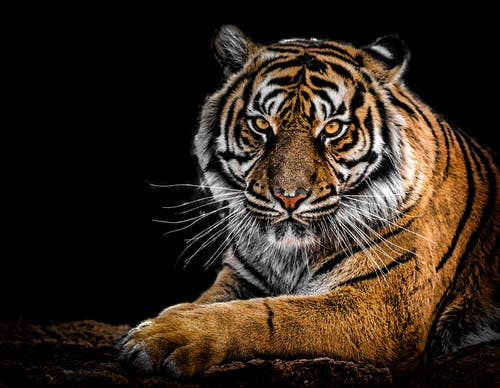
#> input picture images/tier.jpeg, 500 x 388 px, found by its file name
$ python thresh.py
#> lines starting #> are read from the running program, lines starting #| are printed output that depends on the picture; after the words box and inside, x2 and y2 are one past the last pixel; in counts of white or black regions, pixels touching at a corner belong together
import cv2 as cv
import numpy as np
import matplotlib.pyplot as plt

img = cv.imread("images/tier.jpeg")
#> img is the input picture: shape (388, 500, 3); mean B, G, R 28.1, 38.9, 50.6
# cv.imshow('Image', img)

gray = cv.cvtColor(img, cv.COLOR_BGR2GRAY)
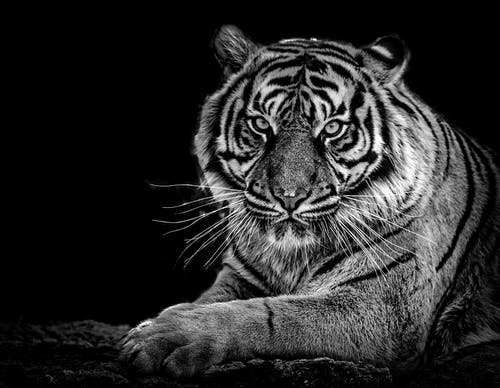
#> gray: shape (388, 500); min 0, max 255, mean 41.2
cv.imshow('gray', gray)

# simple thresholding
threshold, thresh = cv.threshold(gray, 125, 255, cv.THRESH_BINARY)
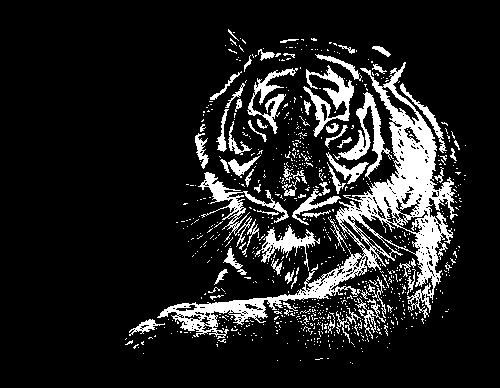
#> thresh: shape (388, 500); 12.8% white; 805 white regions (737 under 20 px), largest, box (x1, y1, x2, y2) and area: (157, 62, 458, 339) 11488, (198, 172, 289, 247) 1231, (303, 65, 354, 137) 1195
cv.imshow('simple thresholded', thresh)

threshold, thresh_inv = cv.threshold(gray, 125, 255, cv.THRESH_BINARY_INV)
# cv.imshow('simple thresholded INVERSE', thresh_inv)


# adaptive thresholding
adaptive_thresh = cv.adaptiveThreshold(gray, 255, cv.ADAPTIVE_THRESH_GAUSSIAN_C, cv.THRESH_BINARY, 11, 9)
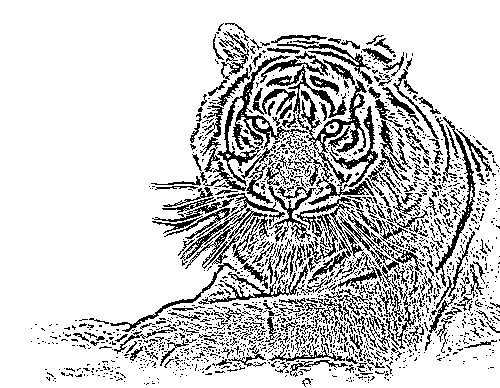
#> adaptive_thresh: shape (388, 500); 80.9% white; black in thin lines or dots, all inside (x1, y1, x2, y2) = (31, 23, 500, 387)
cv.imshow('adaptive thresholding', adaptive_thresh)


cv.waitKey(0)

$ run again, with images/friend.jpg copied over images/tier.jpeg
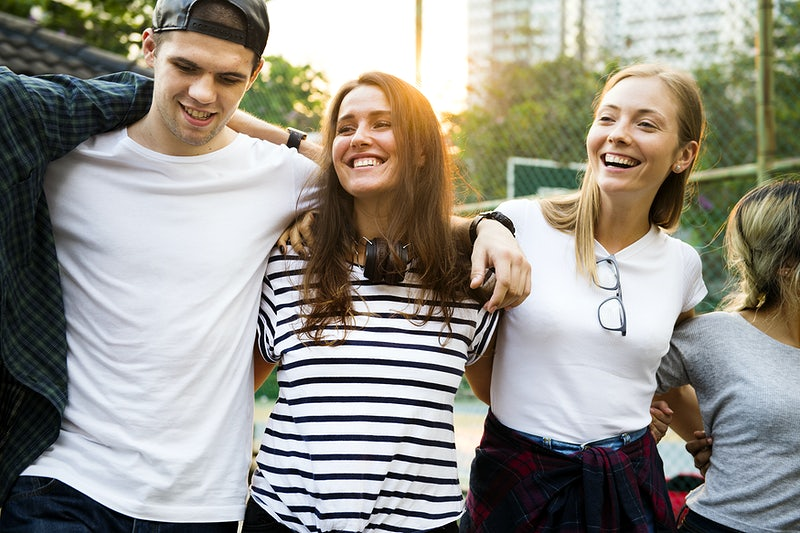
#> input picture images/friend.jpg, 800 x 533 px, found by its file name
#> img is the input picture: shape (533, 800, 3); mean B, G, R 137.3, 145.9, 148.8
#> `threshold, thresh = cv.threshold(gray, 125, 255, cv.THRESH_BINARY)`:
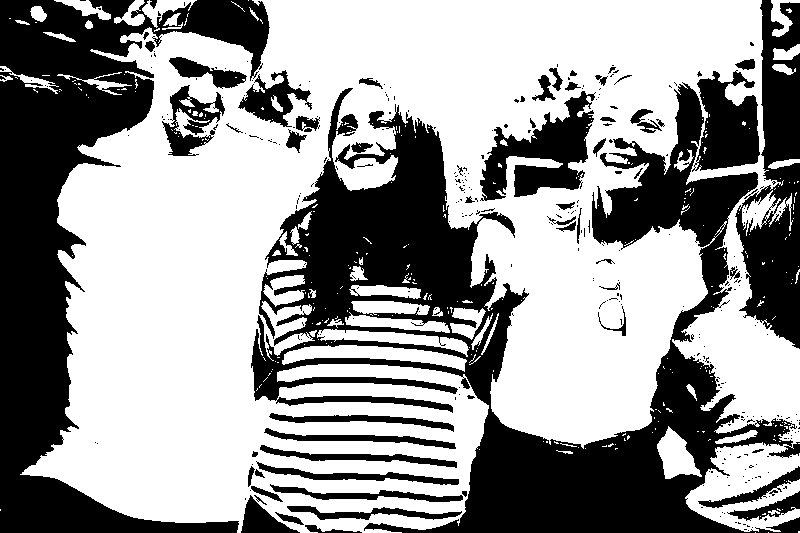
#> thresh: shape (533, 800); 59.9% white; 336 black regions (274 under 20 px), largest, box (x1, y1, x2, y2) and area: (251, 82, 800, 533) 78739, (0, 0, 270, 533) 50781, (735, 0, 800, 349) 12644
#> `adaptive_thresh = cv.adaptiveThreshold(gray, 255, cv.ADAPTIVE_THRESH_G..`:
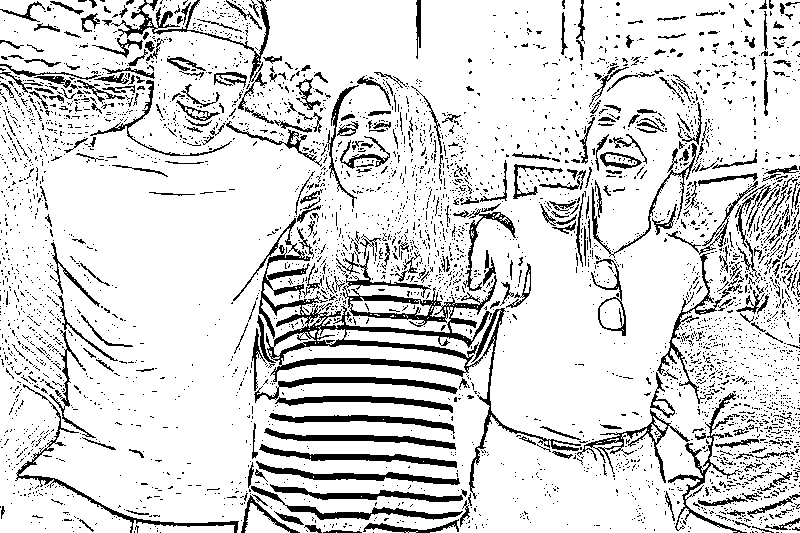
#> adaptive_thresh: shape (533, 800); 85.2% white; 4152 black regions (3801 under 20 px), largest, box (x1, y1, x2, y2) and area: (233, 218, 581, 499) 8924, (111, 0, 270, 83) 1297, (15, 384, 239, 533) 1246
